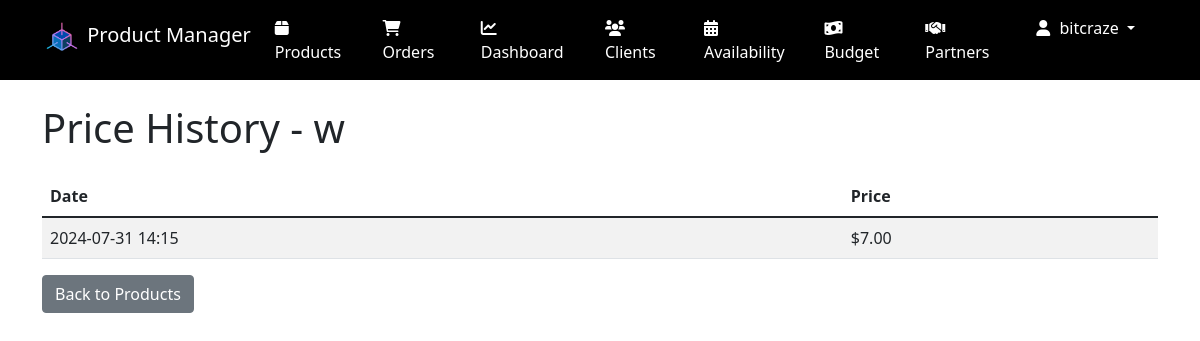
/product/1/price-history/ (signed in), run on the app's committed database.
### accounts/models.py (models this page shows, shortened)
class CustomUser(AbstractUser):
    is_partner = models.BooleanField(default=False)

### inventory/models.py (models this page shows, shortened)
class PriceHistory(models.Model):
    product = models.ForeignKey(Product, on_delete=models.CASCADE)
    price = models.DecimalField(max_digits=10, decimal_places=2)
    date = models.DateTimeField(auto_now_add=True)
    class Meta:
        ordering = ['-date']
        verbose_name_plural = "Price Histories"

class Product(models.Model):
    name = models.CharField(max_length=200)
    description = models.TextField()
    price = models.DecimalField(max_digits=10, decimal_places=2)
    purchase_price = models.DecimalField(max_digits=10, decimal_places=2, default=0)
    quantity_bought = models.PositiveIntegerField(default=0)
    quantity_in_stock = models.IntegerField(default=0)
    quantity_sold = models.IntegerField(default=0)
    image = models.ImageField(upload_to='products/', blank=True, null=True)
    class Meta:
        ordering = ['name']

### inventory/views.py (the view)
# urls.py: path('product/<int:pk>/price-history/', views.PriceHistoryView.as_view(), name='price-history'),
class PriceHistoryView(AdminRequiredMixin, ListView):
    model = PriceHistory
    template_name = 'inventory/price_history.html'
    context_object_name = 'price_history'
    def get_queryset(self):
        return PriceHistory.objects.filter(product_id=self.kwargs['pk'])

### inventory/views.py (called while the page is built)
    def test_func(self):
        return self.request.user.is_staff or self.request.user.is_superuser

### templates/inventory/price_history.html (shortened to what this page needs)
{% extends 'base.html' %}
{% load humanize %}
{% block content %}
<h1 class="mb-4">Price History - {{ price_history.0.product.name }}</h1>
<table class="table table-striped">
    <thead>
        <tr>
            <th>Date</th>
            <th>Price</th>
        </tr>
    </thead>
    <tbody>
        {% for entry in price_history %}
        <tr>
            <td>{{ entry.date|date:"Y-m-d H:i" }}</td>
            <td>${{ entry.price|floatformat:2 }}</td>
        </tr>
        {% endfor %}
    </tbody>
</table>
<a href="{% url 'product-list' %}" class="btn btn-secondary">Back to Products</a>
{% endblock %}

### templates/base.html (shortened to what this page needs)
<!DOCTYPE html>
<html lang="en">
<head>
    <link href="https://cdn.jsdelivr.net/npm/bootstrap@5.1.3/dist/css/bootstrap.min.css" rel="stylesheet">
    <link href="https://cdnjs.cloudflare.com/ajax/libs/font-awesome/6.0.0-beta3/css/all.min.css" rel="stylesheet">
    {%load static %}
</head>
<body>
    <nav class="navbar navbar-expand-lg navbar-dark bg-dark">
        <div class="container">
            <a class="navbar-brand" href="{% url 'product-list' %}">
                <img src="{% static 'images/logo.png' %}" width="40" height="40" class="d-inline-block align-top" alt="Logo">
                Product Manager
            </a>
            <div class="collapse navbar-collapse" id="navbarNav">
                <ul class="navbar-nav">
                    {% if user.is_authenticated %}
                        {% if user.is_superuser or not user.is_partner %}
                            <li class="nav-item">
                                <a class="nav-link" href="{% url 'product-list' %}"><i class="fas fa-box"></i> Products</a>
                            </li>
                            <li class="nav-item">
                                <a class="nav-link" href="{% url 'orders:order-list' %}"><i class="fas fa-shopping-cart"></i> Orders</a>
                            </li>
                            <li class="nav-item">
                                <a class="nav-link" href="{% url 'dashboard' %}"><i class="fas fa-chart-line"></i> Dashboard</a>
                            </li>
                            <li class="nav-item">
                                <a class="nav-link" href="{% url 'clients:client-list' %}"><i class="fas fa-users"></i> Clients</a>
                            </li>
                            <li class="nav-item">
                                <a class="nav-link" href="{% url 'availability:availability-settings' %}"><i class="fas fa-calendar-alt"></i> Availability</a>
                            </li>
                            <li class="nav-item">
                                <a class="nav-link" href="{% url 'budget_manager:overview' %}"><i class="fas fa-money-bill-wave"></i> Budget</a>
                            </li>
                        {% endif %}
                        <li class="nav-item">
                            <a class="nav-link" href="{% url 'partners:dashboard' %}"><i class="fas fa-handshake"></i> Partners</a>
                        </li>
                        <li class="nav-item dropdown">
                            <a class="nav-link dropdown-toggle" href="#" id="navbarDropdown" role="button" data-bs-toggle="dropdown" aria-expanded="false">
                                <i class="fas fa-user"></i> {{ user.username }}
                            </a>
                        </li>
                    {% else %}
                        <li class="nav-item">
                            <a class="nav-link" href="#" data-bs-toggle="modal" data-bs-target="#loginModal"><i class="fas fa-sign-in-alt"></i> Login</a>
                        </li>
                    {% endif %}
                </ul>
            </div>
        </div>
    </nav>
    <div class="container mt-4">
        {% block content %}{% endblock %}
    </div>
</body>
</html>

### templates/base.html (style rules this page uses)
.navbar { background-color: #000 !important; }
.navbar-brand, .nav-link { color: #fff !important; }
.nav-link { margin-right: 15px; }
.nav-link i { margin-right: 5px; }

### data on the page
CustomUser: username "bitcraze"
PriceHistory: product.name "w", date "2024-07-31 14:15", price "7.00"
